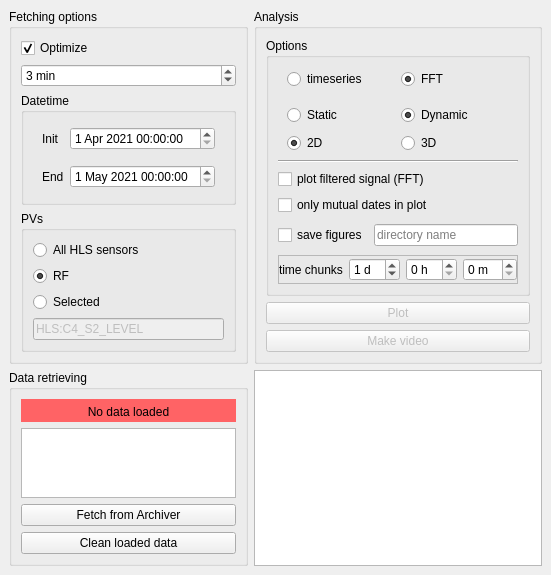
<?xml version="1.0" encoding="UTF-8"?>
<ui version="4.0">
 <class>MainWindow</class>
 <widget class="QMainWindow" name="MainWindow">
  <property name="geometry">
   <rect>
    <x>0</x>
    <y>0</y>
    <width>489</width>
    <height>522</height>
   </rect>
  </property>
  <property name="windowTitle">
   <string>MainWindow</string>
  </property>
  <widget class="QWidget" name="centralwidget">
   <layout class="QGridLayout" name="gridLayout">
    <item row="0" column="0" rowspan="2">
     <widget class="QGroupBox" name="groupBox_2">
      <property name="title">
       <string>Fetching options</string>
      </property>
      <layout class="QVBoxLayout" name="verticalLayout_2">
       <item>
        <widget class="QCheckBox" name="check_optimize">
         <property name="text">
          <string>Optimize</string>
         </property>
         <property name="checked">
          <bool>true</bool>
         </property>
        </widget>
       </item>
       <item>
        <widget class="QSpinBox" name="spin_timeOptimize">
         <property name="suffix">
          <string> min</string>
         </property>
         <property name="maximum">
          <number>999999</number>
         </property>
         <property name="value">
          <number>3</number>
         </property>
        </widget>
       </item>
       <item>
        <widget class="QGroupBox" name="groupBox">
         <property name="title">
          <string>Datetime</string>
         </property>
         <layout class="QVBoxLayout" name="verticalLayout">
          <item>
           <widget class="QFrame" name="frame">
            <layout class="QHBoxLayout" name="horizontalLayout">
             <property name="topMargin">
              <number>1</number>
             </property>
             <property name="bottomMargin">
              <number>1</number>
             </property>
             <item>
              <widget class="QLabel" name="label_2">
               <property name="text">
                <string>Init</string>
               </property>
              </widget>
             </item>
             <item>
              <widget class="QDateTimeEdit" name="datetime_init">
               <property name="dateTime">
                <datetime>
                 <hour>0</hour>
                 <minute>0</minute>
                 <second>0</second>
                 <year>2021</year>
                 <month>4</month>
                 <day>1</day>
                </datetime>
               </property>
              </widget>
             </item>
            </layout>
           </widget>
          </item>
          <item>
           <widget class="QFrame" name="frame">
            <layout class="QHBoxLayout" name="horizontalLayout_2">
             <property name="topMargin">
              <number>1</number>
             </property>
             <property name="bottomMargin">
              <number>1</number>
             </property>
             <item>
              <widget class="QLabel" name="label">
               <property name="text">
                <string>End</string>
               </property>
              </widget>
             </item>
             <item>
              <widget class="QDateTimeEdit" name="datetime_end">
               <property name="dateTime">
                <datetime>
                 <hour>0</hour>
                 <minute>0</minute>
                 <second>0</second>
                 <year>2021</year>
                 <month>5</month>
                 <day>1</day>
                </datetime>
               </property>
              </widget>
             </item>
            </layout>
           </widget>
          </item>
         </layout>
        </widget>
       </item>
       <item>
        <widget class="QGroupBox" name="groupBox_3">
         <property name="title">
          <string>PVs</string>
         </property>
         <layout class="QVBoxLayout" name="verticalLayout_3">
          <item>
           <widget class="QRadioButton" name="check_allPvs">
            <property name="text">
             <string>All HLS sensors</string>
            </property>
            <property name="checked">
             <bool>false</bool>
            </property>
           </widget>
          </item>
          <item>
           <widget class="QRadioButton" name="check_rfPv">
            <property name="text">
             <string>RF</string>
            </property>
            <property name="checked">
             <bool>true</bool>
            </property>
           </widget>
          </item>
          <item>
           <widget class="QRadioButton" name="check_selectPvs">
            <property name="text">
             <string>Selected</string>
            </property>
           </widget>
          </item>
          <item>
           <widget class="QLineEdit" name="inputTxt_pvs">
            <property name="enabled">
             <bool>false</bool>
            </property>
            <property name="text">
             <string>HLS:C4_S2_LEVEL</string>
            </property>
            <property name="placeholderText">
             <string>PVs divided by ;</string>
            </property>
           </widget>
          </item>
         </layout>
        </widget>
       </item>
      </layout>
     </widget>
    </item>
    <item row="2" column="0">
     <widget class="QGroupBox" name="groupBox_4">
      <property name="title">
       <string>Data retrieving</string>
      </property>
      <layout class="QVBoxLayout" name="verticalLayout_4">
       <item>
        <widget class="QLabel" name="label_dataLoaded">
         <property name="minimumSize">
          <size>
           <width>0</width>
           <height>23</height>
          </size>
         </property>
         <property name="maximumSize">
          <size>
           <width>16777215</width>
           <height>23</height>
          </size>
         </property>
         <property name="styleSheet">
          <string notr="true">background-color: rgb(255, 99, 101);
color: rgb(0, 0, 0);
padding:3;</string>
         </property>
         <property name="text">
          <string>No data loaded</string>
         </property>
         <property name="alignment">
          <set>Qt::AlignHCenter|Qt::AlignTop</set>
         </property>
        </widget>
       </item>
       <item>
        <widget class="QTextBrowser" name="txt_loadedPvs">
         <property name="maximumSize">
          <size>
           <width>16777215</width>
           <height>120</height>
          </size>
         </property>
        </widget>
       </item>
       <item>
        <widget class="QPushButton" name="btn_fetchFromArchiver">
         <property name="text">
          <string>Fetch from Archiver</string>
         </property>
        </widget>
       </item>
       <item>
        <widget class="QPushButton" name="btn_cleanData">
         <property name="text">
          <string>Clean loaded data</string>
         </property>
        </widget>
       </item>
      </layout>
     </widget>
    </item>
    <item row="2" column="1">
     <widget class="QTextBrowser" name="log"/>
    </item>
    <item row="0" column="1" rowspan="2">
     <widget class="QGroupBox" name="groupBox_5">
      <property name="title">
       <string>Analysis</string>
      </property>
      <layout class="QVBoxLayout" name="verticalLayout_7">
       <item>
        <widget class="QGroupBox" name="groupBox_6">
         <property name="title">
          <string>Options</string>
         </property>
         <layout class="QVBoxLayout" name="verticalLayout_5">
          <property name="topMargin">
           <number>2</number>
          </property>
          <item>
           <widget class="QFrame" name="frame2">
            <layout class="QHBoxLayout" name="horizontalLayout_3">
             <property name="leftMargin">
              <number>9</number>
             </property>
             <property name="rightMargin">
              <number>9</number>
             </property>
             <item>
              <widget class="QRadioButton" name="check_plotTime">
               <property name="text">
                <string>timeseries</string>
               </property>
              </widget>
             </item>
             <item>
              <widget class="QRadioButton" name="check_plotFFT">
               <property name="text">
                <string>FFT</string>
               </property>
               <property name="checked">
                <bool>true</bool>
               </property>
              </widget>
             </item>
            </layout>
           </widget>
          </item>
          <item>
           <widget class="QFrame" name="frame">
            <layout class="QHBoxLayout" name="horizontalLayout_4">
             <property name="topMargin">
              <number>1</number>
             </property>
             <property name="bottomMargin">
              <number>1</number>
             </property>
             <item>
              <widget class="QRadioButton" name="check_plotStatic">
               <property name="text">
                <string>Static</string>
               </property>
               <property name="checked">
                <bool>false</bool>
               </property>
              </widget>
             </item>
             <item>
              <widget class="QRadioButton" name="check_plotDynamic">
               <property name="text">
                <string>Dynamic</string>
               </property>
               <property name="checked">
                <bool>true</bool>
               </property>
              </widget>
             </item>
            </layout>
           </widget>
          </item>
          <item>
           <widget class="QFrame" name="frame">
            <layout class="QHBoxLayout" name="horizontalLayout_5">
             <property name="topMargin">
              <number>1</number>
             </property>
             <property name="bottomMargin">
              <number>1</number>
             </property>
             <item>
              <widget class="QRadioButton" name="check_plot2D">
               <property name="text">
                <string>2D</string>
               </property>
               <property name="checked">
                <bool>true</bool>
               </property>
              </widget>
             </item>
             <item>
              <widget class="QRadioButton" name="check_plot3D">
               <property name="text">
                <string>3D</string>
               </property>
              </widget>
             </item>
            </layout>
           </widget>
          </item>
          <item>
           <widget class="Line" name="line_3">
            <property name="orientation">
             <enum>Qt::Horizontal</enum>
            </property>
           </widget>
          </item>
          <item>
           <widget class="QCheckBox" name="check_plotFiltSignal">
            <property name="layoutDirection">
             <enum>Qt::LeftToRight</enum>
            </property>
            <property name="text">
             <string>plot filtered signal (FFT)</string>
            </property>
            <property name="tristate">
             <bool>false</bool>
            </property>
           </widget>
          </item>
          <item>
           <widget class="QCheckBox" name="check_mutualPlotOnly">
            <property name="text">
             <string>only mutual dates in plot</string>
            </property>
           </widget>
          </item>
          <item>
           <widget class="QFrame" name="frame">
            <layout class="QHBoxLayout" name="horizontalLayout_6">
             <property name="leftMargin">
              <number>0</number>
             </property>
             <property name="topMargin">
              <number>3</number>
             </property>
             <property name="rightMargin">
              <number>0</number>
             </property>
             <property name="bottomMargin">
              <number>3</number>
             </property>
             <item>
              <widget class="QCheckBox" name="check_saveFig">
               <property name="text">
                <string>save figures</string>
               </property>
              </widget>
             </item>
             <item>
              <widget class="QLineEdit" name="inputTxt_dirFig">
               <property name="inputMask">
                <string/>
               </property>
               <property name="text">
                <string/>
               </property>
               <property name="placeholderText">
                <string>directory name</string>
               </property>
              </widget>
             </item>
            </layout>
           </widget>
          </item>
          <item>
           <widget class="QFrame" name="frame_2">
            <property name="frameShape">
             <enum>QFrame::StyledPanel</enum>
            </property>
            <property name="frameShadow">
             <enum>QFrame::Raised</enum>
            </property>
            <layout class="QHBoxLayout" name="horizontalLayout_7">
             <property name="leftMargin">
              <number>0</number>
             </property>
             <property name="topMargin">
              <number>2</number>
             </property>
             <property name="rightMargin">
              <number>0</number>
             </property>
             <property name="bottomMargin">
              <number>2</number>
             </property>
             <item>
              <widget class="QLabel" name="label_3">
               <property name="text">
                <string>time chunks</string>
               </property>
              </widget>
             </item>
             <item>
              <widget class="QSpinBox" name="spin_chunck_day">
               <property name="suffix">
                <string> d</string>
               </property>
               <property name="value">
                <number>1</number>
               </property>
              </widget>
             </item>
             <item>
              <widget class="QSpinBox" name="spin_chunck_hour">
               <property name="suffix">
                <string> h</string>
               </property>
              </widget>
             </item>
             <item>
              <widget class="QSpinBox" name="spin_chunck_min">
               <property name="suffix">
                <string> m</string>
               </property>
              </widget>
             </item>
            </layout>
           </widget>
          </item>
         </layout>
        </widget>
       </item>
       <item>
        <widget class="QPushButton" name="btn_plot">
         <property name="enabled">
          <bool>false</bool>
         </property>
         <property name="text">
          <string>Plot</string>
         </property>
        </widget>
       </item>
       <item>
        <spacer name="verticalSpacer">
         <property name="orientation">
          <enum>Qt::Vertical</enum>
         </property>
         <property name="sizeHint" stdset="0">
          <size>
           <width>20</width>
           <height>40</height>
          </size>
         </property>
        </spacer>
       </item>
       <item>
        <widget class="QPushButton" name="btn_makeVideo">
         <property name="enabled">
          <bool>false</bool>
         </property>
         <property name="text">
          <string>Make video</string>
         </property>
        </widget>
       </item>
      </layout>
     </widget>
    </item>
   </layout>
  </widget>
 </widget>
 <resources/>
 <connections/>
</ui>
